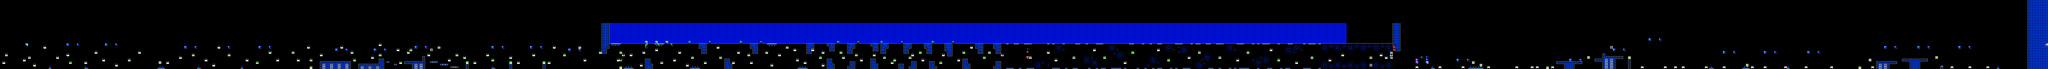

A level layout from a 2D game, rendered from its tile map. Below: a short description, then the map file with tile-grid data replaced by summaries:
An orthogonal 800x27 tile map with 16x16 px tiles, 2 tile layers (SP, ...), 2 tilesets.

<map version="1.10" tiledversion="1.11.2" orientation="orthogonal" renderorder="right-down" width="800" height="27" tilewidth="16" tileheight="16" infinite="0" nextlayerid="5" nextobjectid="1">
 <editorsettings>
  <chunksize width="16" height="27" />
  <export target="export.csv" format="csv" />
  <decoset name="DECO1" />
 </editorsettings>
 <tileset firstgid="1" name="famidash" tilewidth="16" tileheight="16" tilecount="256" columns="16">
  <image source="../../../GRAPHICS/famidash.bmp" width="256" height="256" />
 </tileset>
 <tileset firstgid="257" name="sprites" tilewidth="16" tileheight="16" tilecount="256" columns="16">
  <image source="../../../GRAPHICS/sprites.png" width="256" height="256" />
 </tileset>
 <layer id="1" width="800" height="27">
  <data>[21600 cells, 3840 non-empty, 56 distinct tile ids]</data>
 </layer>
 <layer id="2" name="SP" width="800" height="27">
  <data>[21600 cells, 246 non-empty, 34 distinct tile ids]</data>
 </layer>
</map>
